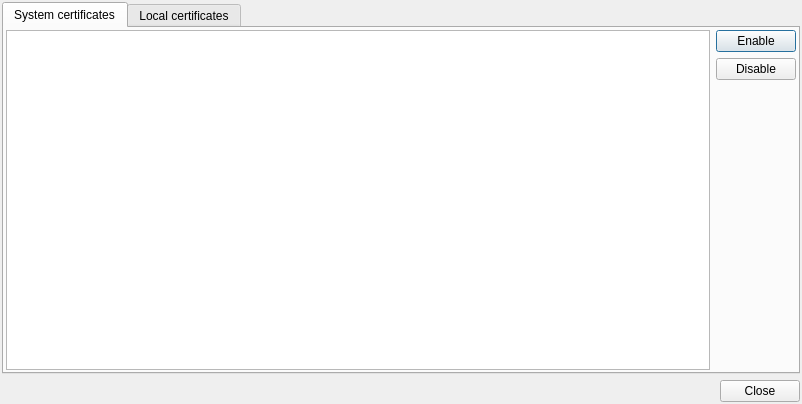
<?xml version="1.0" encoding="UTF-8"?>
<ui version="4.0">
 <class>ManagerDialog</class>
 <widget class="QDialog" name="ManagerDialog">
  <property name="geometry">
   <rect>
    <x>0</x>
    <y>0</y>
    <width>802</width>
    <height>404</height>
   </rect>
  </property>
  <property name="windowTitle">
   <string>Certificates</string>
  </property>
  <layout class="QVBoxLayout" name="verticalLayout">
   <property name="margin">
    <number>2</number>
   </property>
   <item>
    <widget class="QTabWidget" name="tabWidget">
     <property name="currentIndex">
      <number>0</number>
     </property>
     <widget class="QWidget" name="tab">
      <attribute name="title">
       <string>System certificates</string>
      </attribute>
      <layout class="QHBoxLayout" name="horizontalLayout">
       <property name="margin">
        <number>2</number>
       </property>
       <item>
        <widget class="QTreeView" name="SystemTree_">
         <attribute name="headerVisible">
          <bool>false</bool>
         </attribute>
        </widget>
       </item>
       <item>
        <layout class="QVBoxLayout" name="verticalLayout_2">
         <item>
          <widget class="QPushButton" name="Enable_">
           <property name="text">
            <string>Enable</string>
           </property>
           <property name="icon">
            <iconset theme="dialog-ok">
             <normaloff/>
            </iconset>
           </property>
          </widget>
         </item>
         <item>
          <widget class="QPushButton" name="Disable_">
           <property name="text">
            <string>Disable</string>
           </property>
           <property name="icon">
            <iconset theme="dialog-cancel">
             <normaloff/>
            </iconset>
           </property>
          </widget>
         </item>
         <item>
          <spacer name="verticalSpacer">
           <property name="orientation">
            <enum>Qt::Vertical</enum>
           </property>
           <property name="sizeHint" stdset="0">
            <size>
             <width>20</width>
             <height>40</height>
            </size>
           </property>
          </spacer>
         </item>
        </layout>
       </item>
      </layout>
     </widget>
     <widget class="QWidget" name="tab_2">
      <attribute name="title">
       <string>Local certificates</string>
      </attribute>
      <layout class="QHBoxLayout" name="horizontalLayout_2">
       <property name="margin">
        <number>2</number>
       </property>
       <item>
        <widget class="QTreeView" name="LocalTree_"/>
       </item>
       <item>
        <layout class="QVBoxLayout" name="verticalLayout_3">
         <item>
          <widget class="QPushButton" name="AddLocal_">
           <property name="text">
            <string>Add...</string>
           </property>
           <property name="icon">
            <iconset theme="list-add">
             <normaloff/>
            </iconset>
           </property>
          </widget>
         </item>
         <item>
          <widget class="QPushButton" name="RemoveLocal_">
           <property name="text">
            <string>Remove</string>
           </property>
           <property name="icon">
            <iconset theme="list-remove">
             <normaloff/>
            </iconset>
           </property>
          </widget>
         </item>
         <item>
          <spacer name="verticalSpacer_2">
           <property name="orientation">
            <enum>Qt::Vertical</enum>
           </property>
           <property name="sizeHint" stdset="0">
            <size>
             <width>20</width>
             <height>40</height>
            </size>
           </property>
          </spacer>
         </item>
        </layout>
       </item>
      </layout>
     </widget>
    </widget>
   </item>
   <item>
    <widget class="QDialogButtonBox" name="buttonBox">
     <property name="orientation">
      <enum>Qt::Horizontal</enum>
     </property>
     <property name="standardButtons">
      <set>QDialogButtonBox::Close</set>
     </property>
    </widget>
   </item>
  </layout>
 </widget>
 <resources/>
 <connections>
  <connection>
   <sender>buttonBox</sender>
   <signal>accepted()</signal>
   <receiver>ManagerDialog</receiver>
   <slot>accept()</slot>
   <hints>
    <hint type="sourcelabel">
     <x>248</x>
     <y>254</y>
    </hint>
    <hint type="destinationlabel">
     <x>157</x>
     <y>274</y>
    </hint>
   </hints>
  </connection>
  <connection>
   <sender>buttonBox</sender>
   <signal>rejected()</signal>
   <receiver>ManagerDialog</receiver>
   <slot>reject()</slot>
   <hints>
    <hint type="sourcelabel">
     <x>316</x>
     <y>260</y>
    </hint>
    <hint type="destinationlabel">
     <x>286</x>
     <y>274</y>
    </hint>
   </hints>
  </connection>
 </connections>
</ui>
